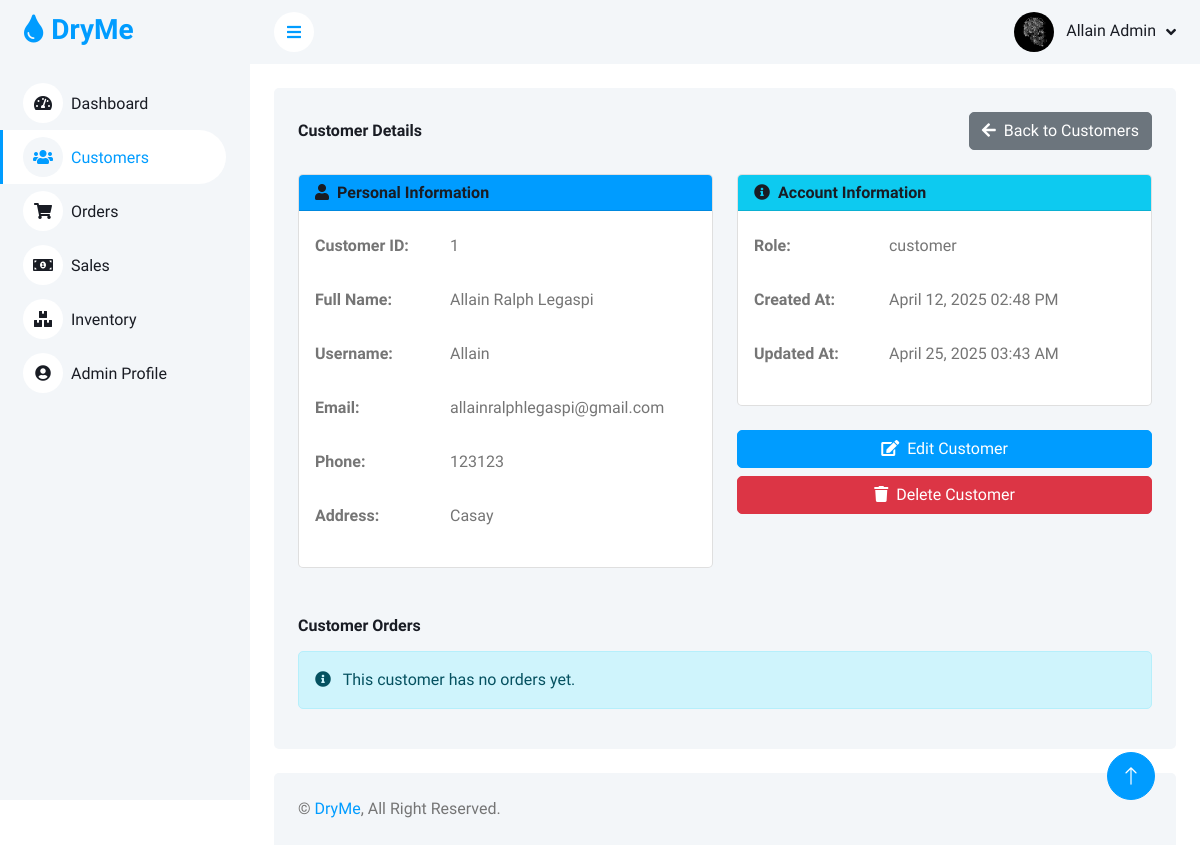
Screenshot of /admin/view_customer.php?id=1 (signed in) with the database file from the repository.
### tables this page shows
CREATE TABLE `customers` (
  `customer_id` int(11) NOT NULL,
  `username` varchar(50) NOT NULL,
  `password` varchar(255) NOT NULL,
  `email` varchar(100) NOT NULL,
  `full_name` varchar(100) NOT NULL,
  `phone` varchar(20) DEFAULT NULL,
  `address` text DEFAULT NULL,
  `role` enum('admin','customer') DEFAULT 'customer',
  `created_at` timestamp NOT NULL DEFAULT current_timestamp(),
  `updated_at` timestamp NOT NULL DEFAULT current_timestamp() ON UPDATE current_timestamp()
);

### admin/view_customer.php (the view, shortened to what this page needs)
<?php
require_once '../includes/db_connect.php';
$stmt = $pdo->prepare("SELECT * FROM admins WHERE admin_id = ?");
$stmt->execute([$_SESSION['admin_id']]);
$admin = $stmt->fetch();
$customer_id = $_GET['id'];
$stmt = $pdo->prepare("SELECT * FROM customers WHERE customer_id = ?");
$stmt->execute([$customer_id]);
$customer = $stmt->fetch();
$stmt = $pdo->prepare("SELECT * FROM orders WHERE customer_id = ? ORDER BY created_at DESC");
$stmt->execute([$customer_id]);
$orders = $stmt->fetchAll();
?>
<!DOCTYPE html>
<html lang="en">
<head>
    <link href="https://cdnjs.cloudflare.com/ajax/libs/font-awesome/5.10.0/css/all.min.css" rel="stylesheet">
    <link href="https://cdn.jsdelivr.net/npm/bootstrap-icons@1.4.1/font/bootstrap-icons.css" rel="stylesheet">
    <link href="https://cdn.jsdelivr.net/npm/sweetalert2@11/dist/sweetalert2.min.css" rel="stylesheet">
    <link href="lib/owlcarousel/assets/owl.carousel.min.css" rel="stylesheet">
    <link href="lib/tempusdominus/css/tempusdominus-bootstrap-4.min.css" rel="stylesheet" />
    <link href="css/bootstrap.min.css" rel="stylesheet">
    <link href="css/style.css" rel="stylesheet">
</head>
<body>
    <div class="container-fluid position-relative bg-white d-flex p-0">
        <div class="sidebar pe-4 pb-3">
            <nav class="navbar bg-light navbar-light">
                <a href="index.php" class="navbar-brand mx-4 mb-3">
                    <h3 class="text-primary"><i class="fa fa-tint me-2"></i>DryMe</h3>
                </a>
                <div class="navbar-nav w-100">
                    <a href="index.php" class="nav-item nav-link"><i class="fa fa-tachometer-alt me-2"></i>Dashboard</a>
                    <a href="customers.php" class="nav-item nav-link active"><i class="fa fa-users me-2"></i>Customers</a>
                    <a href="orders.php" class="nav-item nav-link"><i class="fa fa-shopping-cart me-2"></i>Orders</a>
                    <a href="sales.php" class="nav-item nav-link"><i class="fa fa-money-bill-alt me-2"></i>Sales</a>
                    <a href="inventory.php" class="nav-item nav-link"><i class="fa fa-boxes me-2"></i>Inventory</a>
                    <a href="profile.php" class="nav-item nav-link"><i class="fa fa-user-circle me-2"></i>Admin Profile</a>
                </div>
            </nav>
        </div>
        <div class="content">
            <nav class="navbar navbar-expand bg-light navbar-light sticky-top px-4 py-0">
                <a href="#" class="sidebar-toggler flex-shrink-0">
                    <i class="fa fa-bars"></i>
                </a>
                <div class="navbar-nav align-items-center ms-auto">
                    <div class="nav-item dropdown">
                        <a href="#" class="nav-link dropdown-toggle" data-bs-toggle="dropdown">
                            <img class="rounded-circle me-lg-2" src="<?php echo isset($admin['profile_picture']) && $admin['profile_picture'] ? 'img/profile/' . $admin['profile_picture'] : 'img/user.jpg'; ?>" alt="" style="width: 40px; height: 40px; object-fit: cover;">
                            <span class="d-none d-lg-inline-flex"><?php echo htmlspecialchars($admin['full_name']); ?></span>
                        </a>
                    </div>
                </div>
            </nav>
            <div class="container-fluid pt-4 px-4">
                <div class="row g-4">
                    <div class="col-12">
                        <div class="bg-light rounded h-100 p-4">
                            <div class="d-flex justify-content-between align-items-center mb-4">
                                <h6 class="mb-0">Customer Details</h6>
                                <a href="customers.php" class="btn btn-secondary"><i class="fa fa-arrow-left me-2"></i>Back to Customers</a>
                            </div>
                            <div class="row">
                                <div class="col-md-6">
                                    <div class="card mb-4">
                                        <div class="card-header bg-primary text-white">
                                            <h6 class="mb-0"><i class="fa fa-user me-2"></i>Personal Information</h6>
                                        </div>
                                        <div class="card-body">
                                            <div class="mb-3 row">
                                                <label class="col-sm-4 col-form-label fw-bold">Customer ID:</label>
                                                <div class="col-sm-8">
                                                    <p class="form-control-plaintext"><?php echo htmlspecialchars($customer['customer_id']); ?></p>
                                                </div>
                                            </div>
                                            <div class="mb-3 row">
                                                <label class="col-sm-4 col-form-label fw-bold">Full Name:</label>
                                                <div class="col-sm-8">
                                                    <p class="form-control-plaintext"><?php echo htmlspecialchars($customer['full_name']); ?></p>
                                                </div>
                                            </div>
                                            <div class="mb-3 row">
                                                <label class="col-sm-4 col-form-label fw-bold">Username:</label>
                                                <div class="col-sm-8">
                                                    <p class="form-control-plaintext"><?php echo htmlspecialchars($customer['username']); ?></p>
                                                </div>
                                            </div>
                                            <div class="mb-3 row">
                                                <label class="col-sm-4 col-form-label fw-bold">Email:</label>
                                                <div class="col-sm-8">
                                                    <p class="form-control-plaintext"><?php echo htmlspecialchars($customer['email']); ?></p>
                                                </div>
                                            </div>
                                            <div class="mb-3 row">
                                                <label class="col-sm-4 col-form-label fw-bold">Phone:</label>
                                                <div class="col-sm-8">
                                                    <p class="form-control-plaintext"><?php echo htmlspecialchars($customer['phone']); ?></p>
                                                </div>
                                            </div>
                                            <div class="mb-3 row">
                                                <label class="col-sm-4 col-form-label fw-bold">Address:</label>
                                                <div class="col-sm-8">
                                                    <p class="form-control-plaintext"><?php echo htmlspecialchars($customer['address']); ?></p>
                                                </div>
                                            </div>
                                        </div>
                                    </div>
                                </div>
                                <div class="col-md-6">
                                    <div class="card mb-4">
                                        <div class="card-header bg-info text-white">
                                            <h6 class="mb-0"><i class="fa fa-info-circle me-2"></i>Account Information</h6>
                                        </div>
                                        <div class="card-body">
                                            <div class="mb-3 row">
                                                <label class="col-sm-4 col-form-label fw-bold">Role:</label>
                                                <div class="col-sm-8">
                                                    <p class="form-control-plaintext"><?php echo htmlspecialchars($customer['role']); ?></p>
                                                </div>
                                            </div>
                                            <div class="mb-3 row">
                                                <label class="col-sm-4 col-form-label fw-bold">Created At:</label>
                                                <div class="col-sm-8">
                                                    <p class="form-control-plaintext"><?php echo date('F d, Y h:i A', strtotime($customer['created_at'])); ?></p>
                                                </div>
                                            </div>
                                            <div class="mb-3 row">
                                                <label class="col-sm-4 col-form-label fw-bold">Updated At:</label>
                                                <div class="col-sm-8">
                                                    <p class="form-control-plaintext"><?php echo date('F d, Y h:i A', strtotime($customer['updated_at'])); ?></p>
                                                </div>
                                            </div>
                                        </div>
                                    </div>
                                    <div class="d-grid gap-2">
                                        <a href="edit_user.php?id=<?php echo $customer['customer_id']; ?>" class="btn btn-primary"><i class="fa fa-edit me-2"></i>Edit Customer</a>
                                        <button type="button" class="btn btn-danger" id="deleteCustomerBtn"><i class="fa fa-trash me-2"></i>Delete Customer</button>
                                    </div>
                                </div>
                            </div>
                            <div class="mt-4">
                                <h6 class="mb-3">Customer Orders</h6>
                                <?php if (count($orders) > 0): ?>
                                <div class="table-responsive">
                                    <table class="table table-hover table-striped">
                                        <thead>
                                            <tr>
                                                <th>Order ID</th>
                                                <th>Date</th>
                                                <th>Services</th>
                                                <th>Status</th>
                                                <th>Amount</th>
                                                <th>Action</th>
                                            </tr>
                                        </thead>
                                        <tbody>
                                            <?php foreach ($orders as $order): ?>
                                            <tr>
                                                <td><?php echo htmlspecialchars($order['order_id']); ?></td>
                                                <td><?php echo date('M d, Y', strtotime($order['created_at'])); ?></td>
                                                <td>
                                                    <?php
                                                    $stmt = $pdo->prepare("SELECT s.service_name FROM order_details od
                                                                          JOIN services s ON od.service_id = s.service_id
                                                                          WHERE od.order_id = ?");
                                                    $stmt->execute([$order['order_id']]);
                                                    $services = $stmt->fetchAll(PDO::FETCH_COLUMN);
                                                    echo implode(", ", array_map('htmlspecialchars', $services));
                                                    ?>
                                                </td>
                                                <td>
                                                    <span class="badge bg-<?php
                                                        switch($order['status']) {
                                                            case 'pending': echo 'warning'; break;
                                                            case 'processing': echo 'info'; break;
                                                            case 'completed': echo 'success'; break;
                                                            case 'cancelled': echo 'danger'; break;
                                                            default: echo 'secondary';
                                                        }
                                                    ?>">
                                                        <?php echo ucfirst(htmlspecialchars($order['status'])); ?>
                                                    </span>
                                                </td>
                                                <td>₱<?php echo number_format($order['total_amount'], 2); ?></td>
                                                <td>
                                                    <button class="btn btn-sm btn-info view-order-btn" data-id="<?php echo $order['order_id']; ?>"><i class="fa fa-eye"></i></button>
                                                </td>
                                            </tr>
                                            <?php endforeach; ?>
                                        </tbody>
                                    </table>
                                </div>
                                <?php else: ?>
                                <div class="alert alert-info">
                                    <i class="fa fa-info-circle me-2"></i> This customer has no orders yet.
                                </div>
                                <?php endif; ?>
                            </div>
                        </div>
                    </div>
                </div>
            </div>
            <div class="container-fluid pt-4 px-4">
                <div class="bg-light rounded-top p-4">
                    <div class="row">
                        <div class="col-12 col-sm-6 text-center text-sm-start">
                            &copy; <a href="#">DryMe</a>, All Right Reserved.
                        </div>
                    </div>
                </div>
            </div>
        </div>
        <a href="#" class="btn btn-lg btn-primary btn-lg-square back-to-top"><i class="bi bi-arrow-up"></i></a>
    </div>
</body>
</html>

### rows the page displays
customers: customer_id "1", full_name "Allain Ralph Legaspi", username "Allain", email "allainralphlegaspi@gmail.com", phone "123123", address "Casay", role "customer", created_at "April 12, 2025 02:48 PM", updated_at "April 25, 2025 03:43 AM"

### other values shown
$admin['full_name'] "Allain Admin"
